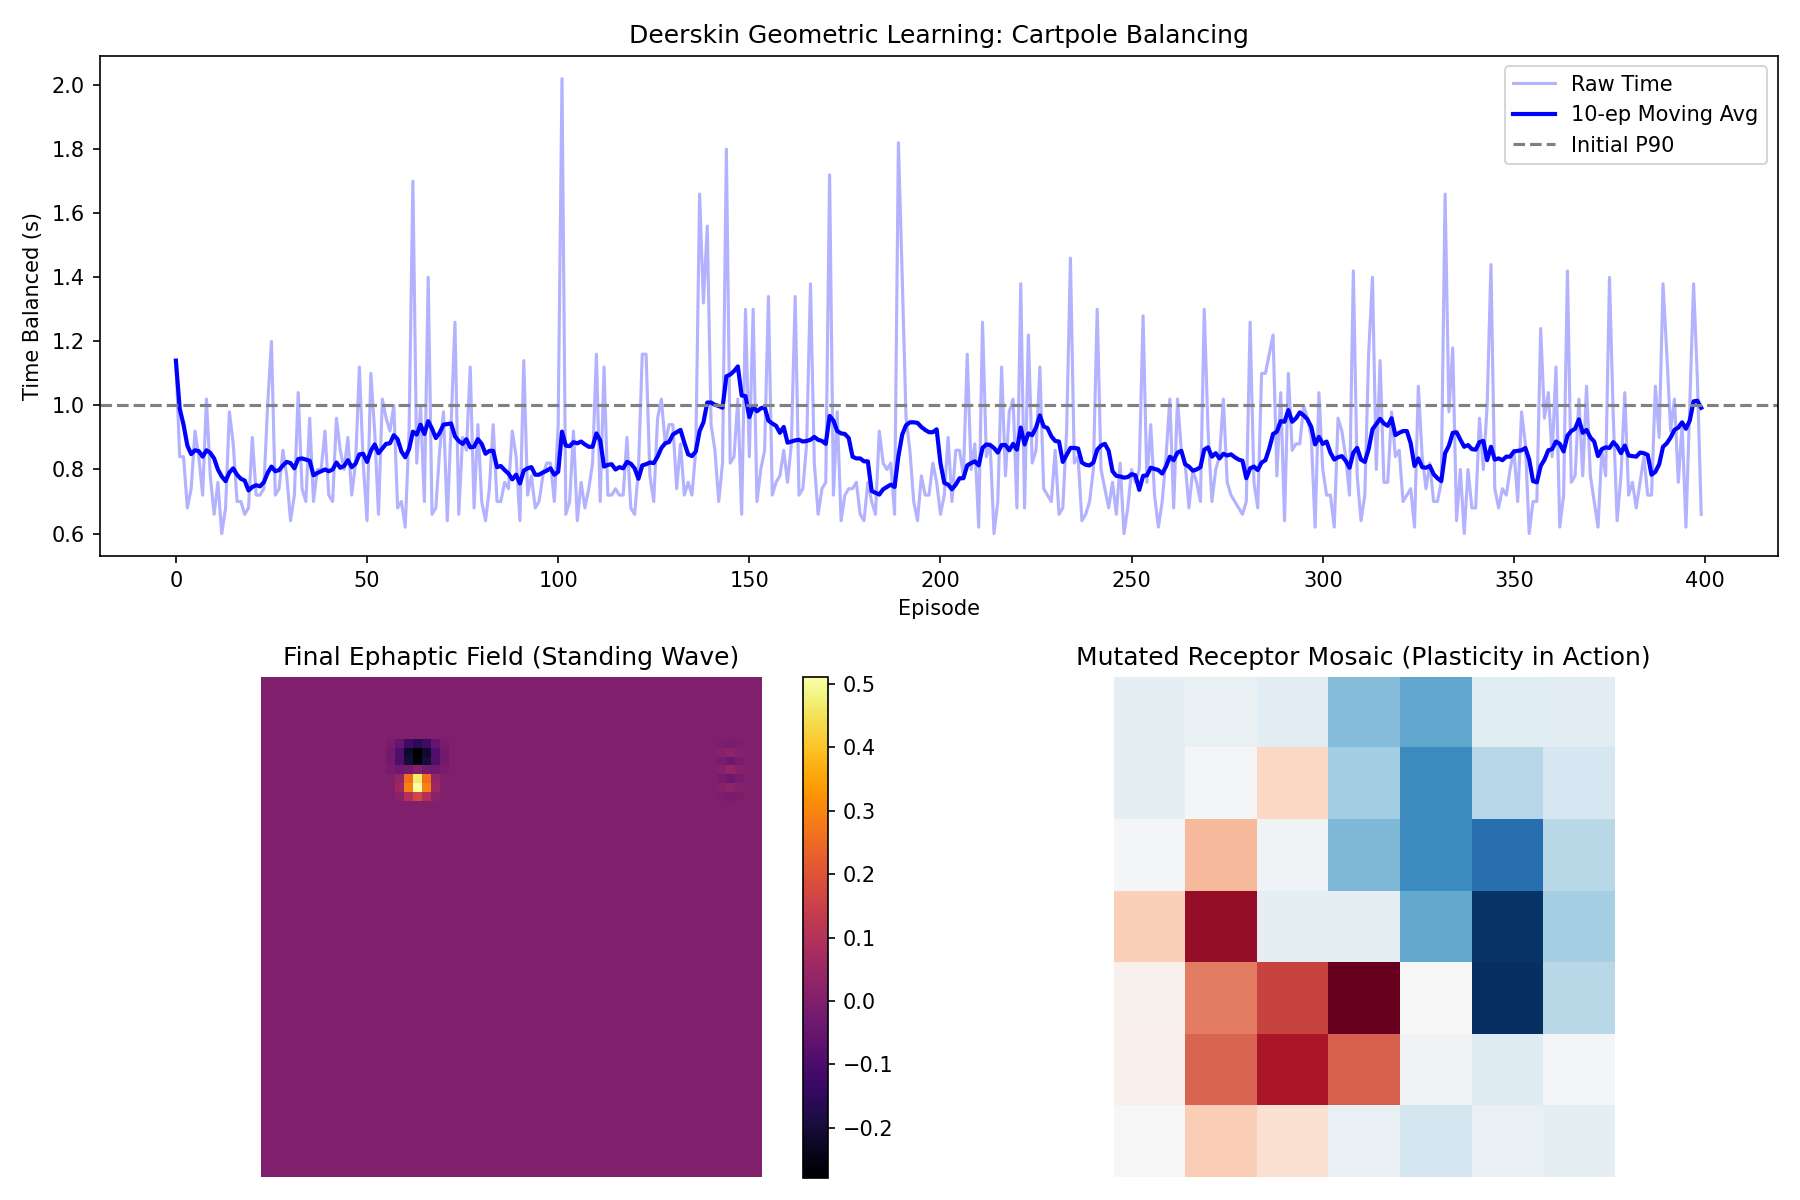

Source code (Python):
"""
DEERSKIN CARTPOLE: GEOMETRIC PLASTICITY
========================================
The final convergence of cemi field theory, Moiré computation, 
organoid reinforcement learning, and topological fingerprints.

Architecture:
- 2D Cortical sheet of 64 neurons coupled ONLY via an ephaptic field.
- No synaptic weights. No scalar compatibility matrices.
- Computation is the Moiré interference between the global field 
  and the local 2D Receptor Mosaics (the neuron's geometric fingerprint).
- Input: Pole angle encoded as stimulation frequencies.
- Output: Difference in Moiré resonance determines cart force.
  
The Magic (Geometric Plasticity):
- When the pole falls, an RL algorithm evaluates the episode.
- If performance drops, a "Homeostatic Frustration" signal is applied 
  to a selected pair of training neurons.
- Frustration causes physical STRUCTURAL PLASTICITY: the neurons 
  mutate their 2D Receptor Mosaics (growing/pruning branches).
- The network physically reshapes its topology until it finds the 
  Moiré fixed-point that balances the pole.
"""

import numpy as np
import matplotlib
matplotlib.use('Agg')
import matplotlib.pyplot as plt
from matplotlib.gridspec import GridSpec
import collections

# ============================================================
# CARTPOLE PHYSICS
# ============================================================
class CartPole:
    def __init__(self):
        self.gravity = 9.8
        self.masscart = 1.0
        self.masspole = 0.1
        self.length = 0.5  
        self.force_mag = 10.0
        self.dt = 0.02
        self.reset()

    def reset(self):
        self.state = np.random.uniform(low=-0.05, high=0.05, size=(4,))
        return self.state

    def step(self, action_force):
        x, x_dot, theta, theta_dot = self.state
        force = np.clip(action_force, -self.force_mag, self.force_mag)
        
        costheta = np.cos(theta)
        sintheta = np.sin(theta)
        
        temp = (force + self.masspole * self.length * theta_dot**2 * sintheta) / (self.masscart + self.masspole)
        thetaacc = (self.gravity * sintheta - costheta * temp) / (self.length * (4.0/3.0 - self.masspole * costheta**2 / (self.masscart + self.masspole)))
        xacc = temp - self.masspole * self.length * thetaacc * costheta / (self.masscart + self.masspole)
        
        x = x + self.dt * x_dot
        x_dot = x_dot + self.dt * xacc
        theta = theta + self.dt * theta_dot
        theta_dot = theta_dot + self.dt * thetaacc
        
        self.state = np.array([x, x_dot, theta, theta_dot])
        done = bool(theta < -16 * np.pi / 180 or theta > 16 * np.pi / 180)
        return self.state, done

# ============================================================
# DEERSKIN NEURON & EPHAPTIC FIELD
# ============================================================
def generate_base_templates(size=7):
    """Generate base morphological fingerprints (Receptor Mosaics)."""
    x, y = np.meshgrid(np.linspace(-1, 1, size), np.linspace(-1, 1, size))
    r = np.sqrt(x**2 + y**2)
    theta = np.arctan2(y, x)
    templates = []
    
    # 0: Stellate (radial)
    t = np.cos(4 * theta) * np.exp(-r)
    templates.append(t / (np.linalg.norm(t) + 1e-10))
    # 1: Chandelier (bipolar)
    t = np.exp(-x**2 / 0.1) * np.cos(3 * np.pi * y) * np.exp(-y**2)
    templates.append(t / (np.linalg.norm(t) + 1e-10))
    # 2: Basket (annular)
    t = (r > 0.3) * (r < 0.7) * np.exp(-r)
    templates.append(t / (np.linalg.norm(t) + 1e-10))
    # 3: Martinotti (multi-lobe)
    t = np.sin(3 * x * np.pi) * np.sin(3 * y * np.pi) * np.exp(-r)
    templates.append(t / (np.linalg.norm(t) + 1e-10))
    # 4: Pyramidal (asymmetric apical)
    t = np.exp(-((x)**2 + (y-0.5)**2)/0.2) - 0.5 * np.exp(-((x)**2 + (y+0.5)**2)/0.4)
    templates.append(t / (np.linalg.norm(t) + 1e-10))
    return templates

class DeerskinNeuron:
    def __init__(self, idx, pos, mosaic_template):
        self.idx = idx
        self.pos = pos  # (row, col)
        self.mosaic = np.copy(mosaic_template)
        self.firing_rate = 0.0
        self.resonance = 0.0
        
    def mutate_mosaic(self, severity=0.15):
        """
        THE MAGIC: Structural Plasticity. 
        Instead of changing a scalar weight, the neuron literally grows/prunes
        its receptor distribution by adding 2D Gaussian perturbations.
        """
        s = self.mosaic.shape[0]
        x, y = np.meshgrid(np.linspace(-1, 1, s), np.linspace(-1, 1, s))
        
        # Pick a random spot to grow/prune a dendritic branch
        cx, cy = np.random.uniform(-0.8, 0.8, 2)
        sign = np.random.choice([-1, 1])
        branch = sign * np.exp(-((x-cx)**2 + (y-cy)**2)/0.1)
        
        self.mosaic += severity * branch
        self.mosaic /= (np.linalg.norm(self.mosaic) + 1e-10) # Re-normalize

class EphapticField:
    def __init__(self, size=8, mosaic_size=7):
        self.size = size
        self.mosaic_size = mosaic_size
        self.field = np.zeros((size * mosaic_size, size * mosaic_size))
        
        templates = generate_base_templates(mosaic_size)
        self.neurons = []
        idx = 0
        for r in range(size):
            for c in range(size):
                t_idx = np.random.randint(len(templates))
                self.neurons.append(DeerskinNeuron(idx, (r, c), templates[t_idx]))
                idx += 1
                
    def update_field(self):
        """Superimpose all neuronal emissions to create the global standing wave."""
        self.field.fill(0)
        ms = self.mosaic_size
        for n in self.neurons:
            if n.firing_rate > 0.01:
                r, c = n.pos
                # The emission geometry is the neuron's mosaic, scaled by its firing rate
                emission = n.mosaic * n.firing_rate
                # Add to global field (with Gaussian decay bleed-over to neighbors)
                self.field[r*ms:(r+1)*ms, c*ms:(c+1)*ms] += emission
                
    def compute_resonances(self):
        """Moiré Interference: Dot product of local field and local geometry."""
        ms = self.mosaic_size
        for n in self.neurons:
            r, c = n.pos
            local_patch = self.field[r*ms:(r+1)*ms, c*ms:(c+1)*ms]
            # The biological dot-product (Moiré resonance)
            n.resonance = np.sum(local_patch * n.mosaic)
            # Smooth firing rate (leaky integrator)
            n.firing_rate = 0.8 * n.firing_rate + 0.2 * np.tanh(n.resonance)

# ============================================================
# MAIN SIMULATION LOOP (RL + FRUSTRATION)
# ============================================================
def run_simulation(episodes=400):
    env = CartPole()
    brain = EphapticField(size=8)  # 64 neurons
    
    # Assign Roles (as done in the Organoid paper)
    inputs = [brain.neurons[10], brain.neurons[15]]
    outputs = [brain.neurons[45], brain.neurons[50]]
    training_pool = [brain.neurons[i] for i in [2, 7, 18, 23, 27, 34, 39, 55, 60, 62]]
    
    # RL Value tracking for training pairs
    pairs = [(t1, t2) for i, t1 in enumerate(training_pool) for t2 in training_pool[i+1:]]
    values = np.ones(len(pairs)) 
    
    durations = []
    moving_avg = 10.0
    
    print("Starting Deerskin Cartpole with Geometric Plasticity...")
    
    for ep in range(episodes):
        state = env.reset()
        done = False
        steps = 0
        
        # Select training pair using soft-max exploration
        probs = np.exp(values) / np.sum(np.exp(values))
        pair_idx = np.random.choice(len(pairs), p=probs)
        active_pair = pairs[pair_idx]
        
        while not done and steps < 500:
            theta = state[2]
            
            # 1. Encode (Sensory to Input Frequencies)
            inputs[0].firing_rate = 7.0 * (0.15 - np.sin(theta))**2
            inputs[1].firing_rate = 7.0 * (0.15 + np.sin(theta))**2
            
            # 2. Ephaptic Field Computation (The Moiré Math)
            brain.update_field()
            brain.compute_resonances()
            
            # 3. Decode (Output Resonance Difference to Force)
            force = (outputs[0].resonance - outputs[1].resonance) * 10.0
            
            # 4. Physics Step
            state, done = env.step(force)
            steps += 1
            
        time_balanced = steps * env.dt
        durations.append(time_balanced)
        
        # RL / PLASTICITY UPDATE (The Brain-Set Fingerprint shift)
        if time_balanced < moving_avg:
            # PERFORMANCE DROPPED: HOMEOSTATIC FRUSTRATION
            # The training pair failed to stabilize the field. 
            # We literally mutate their geometry (structural plasticity).
            active_pair[0].mutate_mosaic(severity=0.2)
            active_pair[1].mutate_mosaic(severity=0.2)
            values[pair_idx] *= 0.9 # Decrease value
        else:
            # PERFORMANCE IMPROVED: CONSOLIDATION
            # The new geometry works! Increase value.
            values[pair_idx] += 0.5 
            
        moving_avg = 0.9 * moving_avg + 0.1 * time_balanced
        
        if ep % 50 == 0:
            print(f"Episode {ep:3d} | Time: {time_balanced:.2f}s | Moving Avg: {moving_avg:.2f}s")

    # ============================================================
    # VISUALIZATION
    # ============================================================
    fig = plt.figure(figsize=(12, 8))
    gs = GridSpec(2, 2, figure=fig)
    
    # Plot 1: Performance over time
    ax1 = fig.add_subplot(gs[0, :])
    ax1.plot(durations, alpha=0.3, color='blue', label='Raw Time')
    smoothed = [np.mean(durations[max(0, i-10):i+1]) for i in range(len(durations))]
    ax1.plot(smoothed, color='blue', linewidth=2, label='10-ep Moving Avg')
    ax1.axhline(np.percentile(durations[:50], 90), color='gray', linestyle='--', label='Initial P90')
    ax1.set_title("Deerskin Geometric Learning: Cartpole Balancing")
    ax1.set_ylabel("Time Balanced (s)")
    ax1.set_xlabel("Episode")
    ax1.legend()
    
    # Plot 2: The Final Global Ephaptic Field
    ax2 = fig.add_subplot(gs[1, 0])
    brain.update_field()
    im = ax2.imshow(brain.field, cmap='inferno')
    ax2.set_title("Final Ephaptic Field (Standing Wave)")
    ax2.axis('off')
    plt.colorbar(im, ax=ax2)
    
    # Plot 3: Example of a Mutated Geometric Fingerprint
    ax3 = fig.add_subplot(gs[1, 1])
    ax3.imshow(active_pair[0].mosaic, cmap='RdBu_r')
    ax3.set_title("Mutated Receptor Mosaic (Plasticity in Action)")
    ax3.axis('off')
    
    plt.tight_layout()
    plt.savefig('deerskin_cartpole_geometric.png', dpi=150)
    print("Saved: deerskin_cartpole_geometric.png")
    
if __name__ == "__main__":
    run_simulation(episodes=400)